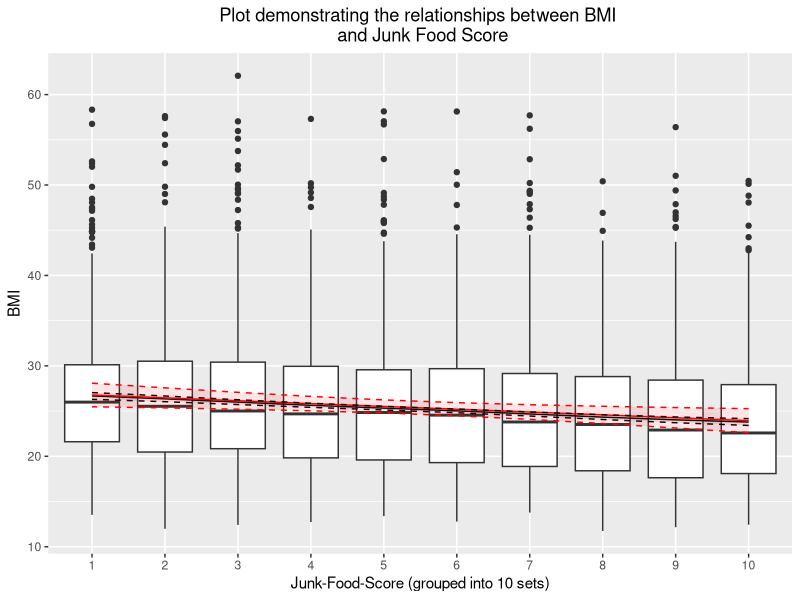
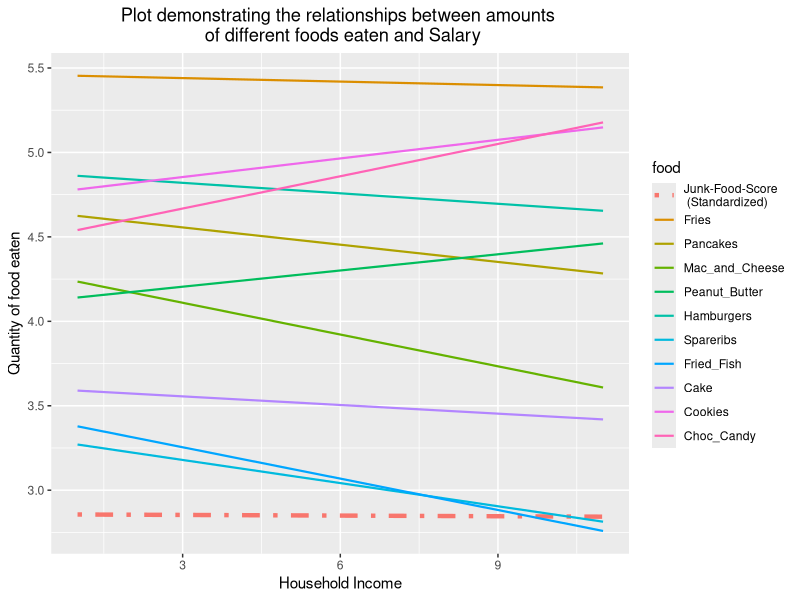

Recreate these plots in R, in order.
## This file will create static visualisations
library(ggplot2)
library(dplyr)
## Read the clean data from the where we saved it with the data prep file
clean_data <- read.csv("clean/us_food.csv")

## Establish list of foods to use as headings - could extract from data but want to change some
## so easier to do manually.
food <- c("Fries","Pancakes", "Mac_and_Cheese","Peanut_Butter","Hamburgers","Spareribs", "Fried_Fish","Cake", "Cookies","Choc_Candy","jfs")
## Define gap variable which we later use as explanatory variable values for predictions
gap<-1:11
## Define the explanatory variable for our first plot
xvar <- clean_data$Household_Income
## Initiate a data frame with E.V. values that we can add predictins to
predictions <- data.frame(Index = gap)
## Iteratively add the predictions for each food tot he dataframe using a for loop
for (i in 1:length(food)){
    y1 <- clean_data[,food[i]]
    predictions <- cbind(predictions,predict(lm(y1~xvar,data=clean_data),method=binomial(family="logit"),newdata = data.frame(xvar=1:11)))
}
## Rename prediction data frame columns for interpretability
colnames(predictions)<-c("Index",food)
## Transform the data frame, combining all predictions into one vector to make use of in built
## ggplot function
df=data.frame(x=1:11, 
              values=c(predictions[,2],
                       predictions[,3],
                       predictions[,4],
                       predictions[,5],
                       predictions[,6],
                       predictions[,7],
                       predictions[,8],
                       predictions[,9],
                       predictions[,10],
                       predictions[,11],
                       predictions[,12]/10), 
              food=c(rep("Fries",11),
                     rep("Pancakes",11),
                     rep("Mac_and_Cheese",11),
                     rep("Peanut_Butter",11),
                     rep("Hamburgers",11),
                     rep("Spareribs",11),
                     rep("Fried_Fish",11),
                     rep("Cake",11),
                     rep("Cookies",11),
                     rep("Choc_Candy",11),
                     rep("Junk-Food-Score \n (Standardized)",11)),stringsAsFactors=T
) 
## Reorder the different food types to appear in plot as we originally intended
df$food <- factor(df$food, levels = c("Junk-Food-Score \n (Standardized)",food))

## Produce plot - because of data frame formatting this is a very simple process
g <- ggplot(df,aes(x,values,col=food,linetype=food,linewidth = food)) +
  geom_line() + 
  ## Format the plot to have labels, a title and change the colors, width and types of the
  ## lines so they're identifiable from the legend
  scale_linetype_manual(values = c(4,rep(1,10))) + 
  scale_linewidth_manual(values = c(1.5,rep(.75,10)))+
  labs(title="Plot demonstrating the relationships between amounts \n of different foods eaten and Salary",
       x ="Household Income", y = "Quantity of food eaten")+
  theme(plot.title = element_text(hjust = 0.5))

## Now we want to product our second plot which investigates BMI against JFS
## The first task is to separate the junk food scores into 10 groups so that we can plot the
## BMIs for each group easily as boxplots
clean_data$grouped <- ntile(clean_data$jfs,10)
## We then fit a linear regression line for BMI against the grouped JFS variable with a 
## confounder of household income
jfsbmilinmod <- lm(BMI~grouped + Household_Income,data=clean_data)
## We don't want these to display in output but they give values to use in the report
# summary(jfsbmilinmod)
# cbind(coef(jfsbmilinmod),confint(jfsbmilinmod))
## This for loop calculates the mean household income for each of our subgroups to use as the 
## value for the new data in the predict function. This is method one of our prediction
means=c()
for (i in 1:10){
  means=c(means,mean(clean_data$Household_Income[clean_data$grouped==i]))
}
## Produce new data data frame
preds<- data.frame(grouped = c(1,2,3,4,5,6,7,8,9,10),Household_Income=means)
## Use the predict function to predict from our model
preds$bmipreds <- predict(jfsbmilinmod,newdata=preds,interval="confidence")

## For method 2 we will stratify accross household income and take a weighted average of the
## predictions. 
## We again create a data frame to add predictions to but only values for JFS as by stratifying
## Household income is no longer an explanatory variable in the model
preds2 <-data.frame(grouped = c(1,2,3,4,5,6,7,8,9,10)) 
## Produce 0 data frame to help calculate the weighted average
sum <- data.frame(matrix(rep(0,30),nrow=10))
## Also for the weighted average
w_isum <- 0
## For loop to obtain stratified predictions, we use 10 strata
for (i in 1:10){
  ## Produce strata by taking subsets of the data
  subsetdata <- data.frame(subset(clean_data,clean_data$Household_Income==i))
  ## Within the strata produce a model to predict from
  model <- lm(BMI~grouped,data=subsetdata)
  ## Define weights for our weighted average as 1/s^2 = 1/variance, so find variance of
  ## predictions. Find strata predictions before combining to the sum which ultimately gives
  ## weighted predictions.
  apred <- predict(model,newdata=data.frame(preds2),interval="confidence",se.fit=TRUE)
  ## Calc weights
  w_i <- 1/(apred$se.fit^2)
  ## Ammend sums
  sum <- sum + w_i * apred$fit
  w_isum <- w_isum+w_i
}
## Produce final weighted predictions
preds2$BMI <- sum/w_isum


## Now we produce a plot which shows the original adjusted model in black and stratified 
## predictions in red, both with 95% CIs, these are shown atop the raw box plot data
## We do this in sections for clarity
h<- ggplot(data = clean_data, mapping = aes(x=as.factor(grouped),y=BMI)) +
  geom_boxplot()
h<-h+
  geom_line(data=preds,mapping=aes(x=grouped,y=bmipreds[,1]))+
# Stratified line
  geom_line(data=preds2,mapping=aes(x=grouped,y=BMI[,1]),col="red")
h <- h +
  geom_ribbon(data=preds,aes(x = grouped, ymin = bmipreds[,2], ymax = bmipreds[,3]),inherit.aes = FALSE, linetype=2, alpha=0.1,col="black")+
# Stratified ribbon
  geom_ribbon(data=preds2,aes(x = grouped, ymin = BMI[,2], ymax = BMI[,3]),inherit.aes = FALSE, linetype=2, alpha=0.1,fill="red",col="red")
h <- h +
  labs(title="Plot demonstrating the relationships between BMI \n and Junk Food Score",
       x ="Junk-Food-Score (grouped into 10 sets)", y = "BMI")+
  theme(plot.title = element_text(hjust = 0.5))

## Save the plots to 'visualisations', as .jpegs, so that they can be used in the report
jpeg(file="visualisations/jfs_bmi_plot.jpeg")
h
dev.off()
jpeg(file="visualisations/food_household_plot.jpeg")
g
dev.off()
